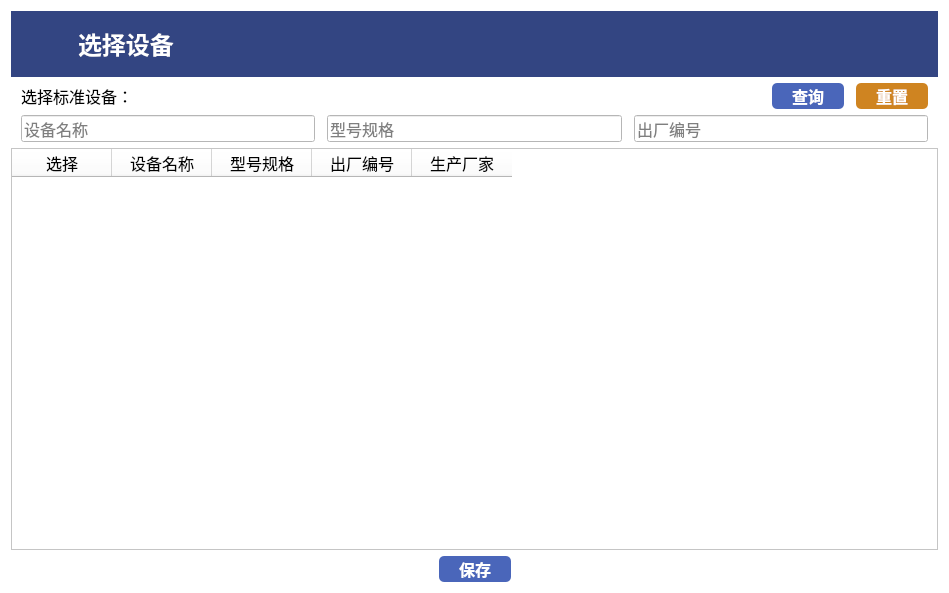
<?xml version="1.0" encoding="UTF-8"?>
<ui version="4.0">
 <class>VerifyDevice</class>
 <widget class="QWidget" name="VerifyDevice">
  <property name="geometry">
   <rect>
    <x>0</x>
    <y>0</y>
    <width>949</width>
    <height>593</height>
   </rect>
  </property>
  <property name="windowTitle">
   <string>选择设备</string>
  </property>
  <property name="styleSheet">
   <string notr="true">background-color: rgb(255, 255, 255);</string>
  </property>
  <layout class="QVBoxLayout" name="verticalLayout_3">
   <item>
    <widget class="QWidget" name="widget" native="true">
     <property name="styleSheet">
      <string notr="true">background-color: rgb(51, 69, 130);</string>
     </property>
     <layout class="QHBoxLayout" name="horizontalLayout_2">
      <property name="spacing">
       <number>10</number>
      </property>
      <item>
       <widget class="QLabel" name="label">
        <property name="sizePolicy">
         <sizepolicy hsizetype="Fixed" vsizetype="Fixed">
          <horstretch>0</horstretch>
          <verstretch>0</verstretch>
         </sizepolicy>
        </property>
        <property name="minimumSize">
         <size>
          <width>48</width>
          <height>48</height>
         </size>
        </property>
        <property name="styleSheet">
         <string notr="true">image: url(:/image/Index/u7538.svg);</string>
        </property>
        <property name="text">
         <string/>
        </property>
       </widget>
      </item>
      <item>
       <widget class="QLabel" name="label_3">
        <property name="sizePolicy">
         <sizepolicy hsizetype="Expanding" vsizetype="Fixed">
          <horstretch>1</horstretch>
          <verstretch>0</verstretch>
         </sizepolicy>
        </property>
        <property name="font">
         <font>
          <pointsize>18</pointsize>
          <weight>75</weight>
          <bold>true</bold>
         </font>
        </property>
        <property name="styleSheet">
         <string notr="true">color: rgb(255, 255, 255);</string>
        </property>
        <property name="text">
         <string>选择设备</string>
        </property>
       </widget>
      </item>
     </layout>
    </widget>
   </item>
   <item>
    <layout class="QHBoxLayout" name="horizontalLayout_7">
     <item>
      <layout class="QVBoxLayout" name="verticalLayout">
       <item>
        <layout class="QHBoxLayout" name="horizontalLayout">
         <property name="spacing">
          <number>12</number>
         </property>
         <property name="leftMargin">
          <number>10</number>
         </property>
         <property name="rightMargin">
          <number>10</number>
         </property>
         <property name="bottomMargin">
          <number>0</number>
         </property>
         <item>
          <widget class="QLabel" name="label_2">
           <property name="font">
            <font>
             <pointsize>12</pointsize>
            </font>
           </property>
           <property name="text">
            <string>选择标准设备：</string>
           </property>
          </widget>
         </item>
         <item>
          <widget class="QPushButton" name="pushButton_10">
           <property name="sizePolicy">
            <sizepolicy hsizetype="Fixed" vsizetype="Fixed">
             <horstretch>1</horstretch>
             <verstretch>0</verstretch>
            </sizepolicy>
           </property>
           <property name="minimumSize">
            <size>
             <width>72</width>
             <height>26</height>
            </size>
           </property>
           <property name="font">
            <font>
             <pointsize>12</pointsize>
             <weight>75</weight>
             <bold>true</bold>
            </font>
           </property>
           <property name="styleSheet">
            <string notr="true">color: rgb(255, 255, 255);
background-color: rgb(74, 102, 186);
border-radius:5px;</string>
           </property>
           <property name="text">
            <string>查询</string>
           </property>
          </widget>
         </item>
         <item>
          <widget class="QPushButton" name="pushButton_11">
           <property name="sizePolicy">
            <sizepolicy hsizetype="Fixed" vsizetype="Fixed">
             <horstretch>0</horstretch>
             <verstretch>0</verstretch>
            </sizepolicy>
           </property>
           <property name="minimumSize">
            <size>
             <width>72</width>
             <height>26</height>
            </size>
           </property>
           <property name="font">
            <font>
             <pointsize>12</pointsize>
             <weight>75</weight>
             <bold>true</bold>
            </font>
           </property>
           <property name="styleSheet">
            <string notr="true">color: rgb(255, 255, 255);
background-color: rgb(207, 132, 33);
border-radius:5px;</string>
           </property>
           <property name="text">
            <string>重置</string>
           </property>
          </widget>
         </item>
        </layout>
       </item>
       <item>
        <layout class="QHBoxLayout" name="horizontalLayout_3">
         <property name="spacing">
          <number>12</number>
         </property>
         <property name="leftMargin">
          <number>10</number>
         </property>
         <property name="rightMargin">
          <number>10</number>
         </property>
         <item>
          <widget class="QLineEdit" name="lineEdit">
           <property name="font">
            <font>
             <pointsize>12</pointsize>
            </font>
           </property>
           <property name="placeholderText">
            <string extracomment="设备名称">设备名称</string>
           </property>
          </widget>
         </item>
         <item>
          <widget class="QLineEdit" name="lineEdit_2">
           <property name="font">
            <font>
             <pointsize>12</pointsize>
            </font>
           </property>
           <property name="placeholderText">
            <string>型号规格</string>
           </property>
          </widget>
         </item>
         <item>
          <widget class="QLineEdit" name="lineEdit_3">
           <property name="font">
            <font>
             <pointsize>12</pointsize>
            </font>
           </property>
           <property name="placeholderText">
            <string>出厂编号</string>
           </property>
          </widget>
         </item>
        </layout>
       </item>
       <item>
        <widget class="QTableWidget" name="tableWidget">
         <column>
          <property name="text">
           <string>选择</string>
          </property>
          <property name="font">
           <font>
            <pointsize>12</pointsize>
           </font>
          </property>
         </column>
         <column>
          <property name="text">
           <string>设备名称</string>
          </property>
          <property name="font">
           <font>
            <pointsize>12</pointsize>
           </font>
          </property>
         </column>
         <column>
          <property name="text">
           <string>型号规格</string>
          </property>
          <property name="font">
           <font>
            <pointsize>12</pointsize>
           </font>
          </property>
         </column>
         <column>
          <property name="text">
           <string>出厂编号</string>
          </property>
          <property name="font">
           <font>
            <pointsize>12</pointsize>
           </font>
          </property>
         </column>
         <column>
          <property name="text">
           <string>生产厂家</string>
          </property>
          <property name="font">
           <font>
            <pointsize>12</pointsize>
           </font>
          </property>
         </column>
        </widget>
       </item>
      </layout>
     </item>
    </layout>
   </item>
   <item>
    <layout class="QHBoxLayout" name="horizontalLayout_6">
     <item>
      <spacer name="horizontalSpacer">
       <property name="orientation">
        <enum>Qt::Horizontal</enum>
       </property>
       <property name="sizeHint" stdset="0">
        <size>
         <width>40</width>
         <height>20</height>
        </size>
       </property>
      </spacer>
     </item>
     <item>
      <widget class="QPushButton" name="pushButton_14">
       <property name="sizePolicy">
        <sizepolicy hsizetype="Fixed" vsizetype="Fixed">
         <horstretch>1</horstretch>
         <verstretch>0</verstretch>
        </sizepolicy>
       </property>
       <property name="minimumSize">
        <size>
         <width>72</width>
         <height>26</height>
        </size>
       </property>
       <property name="font">
        <font>
         <pointsize>12</pointsize>
         <weight>75</weight>
         <bold>true</bold>
        </font>
       </property>
       <property name="styleSheet">
        <string notr="true">color: rgb(255, 255, 255);
background-color: rgb(74, 102, 186);
border-radius:5px;</string>
       </property>
       <property name="text">
        <string>保存</string>
       </property>
      </widget>
     </item>
     <item>
      <spacer name="horizontalSpacer_2">
       <property name="orientation">
        <enum>Qt::Horizontal</enum>
       </property>
       <property name="sizeHint" stdset="0">
        <size>
         <width>40</width>
         <height>20</height>
        </size>
       </property>
      </spacer>
     </item>
    </layout>
   </item>
  </layout>
 </widget>
 <resources/>
 <connections/>
</ui>
